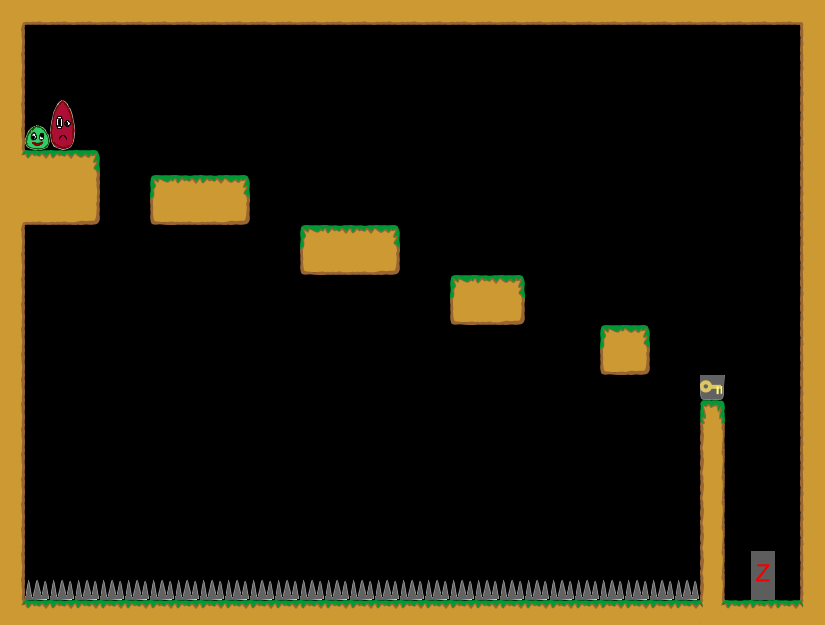

This is a level from a 2D game, rendered from its Tiled map with the project's own tilesets. A one-line summary and the map file follow, with tile-layer data summarised:
An orthogonal 33x25 tile map with 25x25 px tiles, 1 tile layer (Kachelebene 1).

<map version="1.0" orientation="orthogonal" width="33" height="25" tilewidth="25" tileheight="25">
 <tileset firstgid="1" name="Tileset" tilewidth="25" tileheight="25">
  <image source="../../../img/Tileset.png" width="400" height="250" />
 </tileset>
 <layer name="Kachelebene 1" width="33" height="25">
  <data>[825 cells, 188 non-empty, 23 distinct tile ids]</data>
 </layer>
</map>
